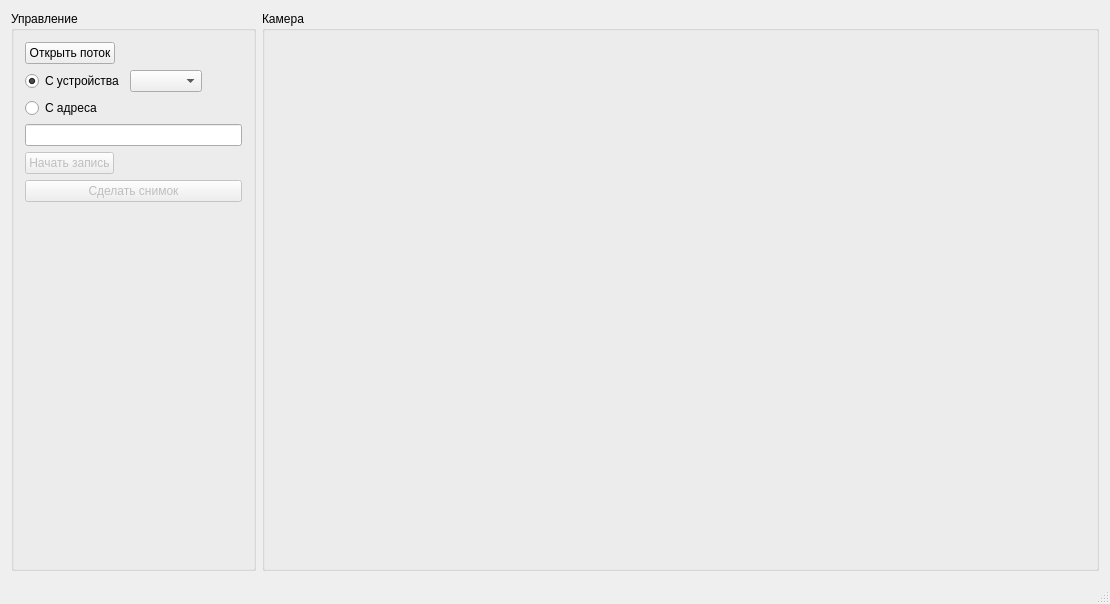
<?xml version="1.0" encoding="UTF-8"?>
<ui version="4.0">
 <class>MainWindow</class>
 <widget class="QMainWindow" name="MainWindow">
  <property name="geometry">
   <rect>
    <x>0</x>
    <y>0</y>
    <width>1110</width>
    <height>604</height>
   </rect>
  </property>
  <property name="windowTitle">
   <string>Видео тест</string>
  </property>
  <widget class="QWidget" name="centralWidget">
   <layout class="QHBoxLayout" name="horizontalLayout_5">
    <item>
     <widget class="QGroupBox" name="groupBox_2">
      <property name="sizePolicy">
       <sizepolicy hsizetype="Maximum" vsizetype="Preferred">
        <horstretch>0</horstretch>
        <verstretch>0</verstretch>
       </sizepolicy>
      </property>
      <property name="title">
       <string>Управление</string>
      </property>
      <layout class="QVBoxLayout" name="verticalLayout_2">
       <item>
        <layout class="QHBoxLayout" name="horizontalLayout">
         <item>
          <widget class="QPushButton" name="streamButton">
           <property name="sizePolicy">
            <sizepolicy hsizetype="Maximum" vsizetype="Fixed">
             <horstretch>0</horstretch>
             <verstretch>0</verstretch>
            </sizepolicy>
           </property>
           <property name="text">
            <string>Открыть поток</string>
           </property>
          </widget>
         </item>
         <item>
          <spacer name="horizontalSpacer">
           <property name="orientation">
            <enum>Qt::Horizontal</enum>
           </property>
           <property name="sizeHint" stdset="0">
            <size>
             <width>40</width>
             <height>20</height>
            </size>
           </property>
          </spacer>
         </item>
        </layout>
       </item>
       <item>
        <layout class="QHBoxLayout" name="horizontalLayout_2">
         <item>
          <widget class="QRadioButton" name="deviceRadioButton">
           <property name="text">
            <string>С устройства</string>
           </property>
           <property name="checked">
            <bool>true</bool>
           </property>
          </widget>
         </item>
         <item>
          <widget class="QComboBox" name="deviceComboBox"/>
         </item>
         <item>
          <spacer name="horizontalSpacer_2">
           <property name="orientation">
            <enum>Qt::Horizontal</enum>
           </property>
           <property name="sizeHint" stdset="0">
            <size>
             <width>40</width>
             <height>20</height>
            </size>
           </property>
          </spacer>
         </item>
        </layout>
       </item>
       <item>
        <layout class="QHBoxLayout" name="horizontalLayout_3">
         <item>
          <widget class="QRadioButton" name="adressRadioButton">
           <property name="text">
            <string>С адреса</string>
           </property>
          </widget>
         </item>
         <item>
          <spacer name="horizontalSpacer_3">
           <property name="orientation">
            <enum>Qt::Horizontal</enum>
           </property>
           <property name="sizeHint" stdset="0">
            <size>
             <width>40</width>
             <height>20</height>
            </size>
           </property>
          </spacer>
         </item>
        </layout>
       </item>
       <item>
        <widget class="QLineEdit" name="adressEdit">
         <property name="sizePolicy">
          <sizepolicy hsizetype="Minimum" vsizetype="Fixed">
           <horstretch>0</horstretch>
           <verstretch>0</verstretch>
          </sizepolicy>
         </property>
        </widget>
       </item>
       <item>
        <layout class="QHBoxLayout" name="horizontalLayout_4">
         <item>
          <widget class="QPushButton" name="recordButton">
           <property name="enabled">
            <bool>false</bool>
           </property>
           <property name="text">
            <string>Начать запись</string>
           </property>
          </widget>
         </item>
         <item>
          <spacer name="horizontalSpacer_4">
           <property name="orientation">
            <enum>Qt::Horizontal</enum>
           </property>
           <property name="sizeType">
            <enum>QSizePolicy::Expanding</enum>
           </property>
           <property name="sizeHint" stdset="0">
            <size>
             <width>40</width>
             <height>20</height>
            </size>
           </property>
          </spacer>
         </item>
        </layout>
       </item>
       <item>
        <widget class="QPushButton" name="shotButton">
         <property name="enabled">
          <bool>false</bool>
         </property>
         <property name="text">
          <string>Сделать снимок</string>
         </property>
        </widget>
       </item>
       <item>
        <spacer name="verticalSpacer">
         <property name="orientation">
          <enum>Qt::Vertical</enum>
         </property>
         <property name="sizeHint" stdset="0">
          <size>
           <width>20</width>
           <height>346</height>
          </size>
         </property>
        </spacer>
       </item>
      </layout>
     </widget>
    </item>
    <item>
     <widget class="QGroupBox" name="groupBox">
      <property name="title">
       <string>Камера</string>
      </property>
      <layout class="QVBoxLayout" name="verticalLayout">
       <item>
        <widget class="QLabel" name="label">
         <property name="sizePolicy">
          <sizepolicy hsizetype="MinimumExpanding" vsizetype="Preferred">
           <horstretch>0</horstretch>
           <verstretch>0</verstretch>
          </sizepolicy>
         </property>
         <property name="text">
          <string/>
         </property>
        </widget>
       </item>
      </layout>
     </widget>
    </item>
   </layout>
  </widget>
  <widget class="QStatusBar" name="statusBar"/>
 </widget>
 <layoutdefault spacing="6" margin="11"/>
 <resources/>
 <connections/>
</ui>
